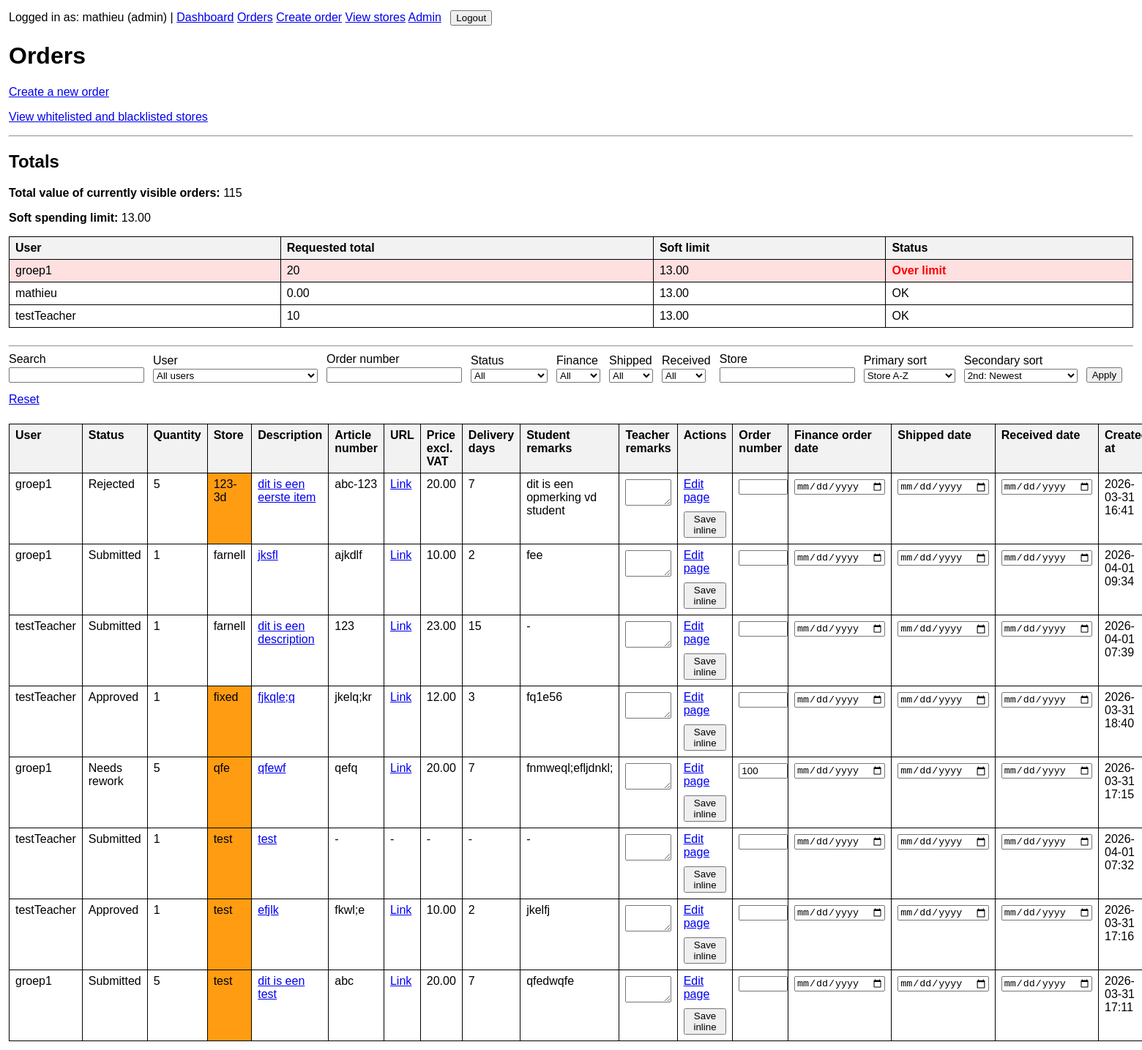
The page /orders/ (signed in) on the database as committed earlier.
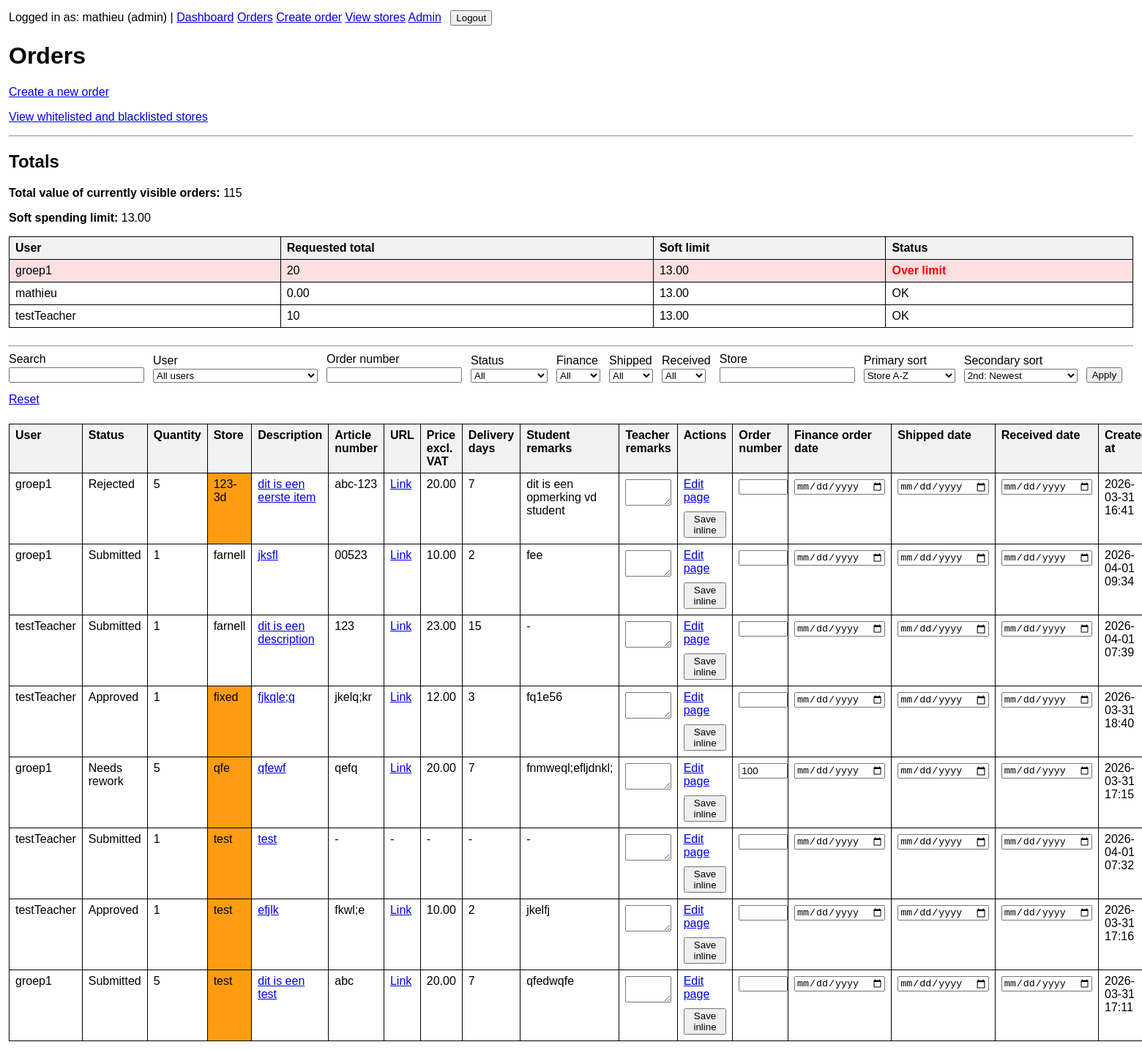
The same page on the database as committed later.
### orders/models.py (models this page shows, shortened)
class Order(models.Model):
    ORDER_TYPE_STUDENT = "student_order"
    ORDER_TYPE_TEACHER = "teacher_order"
    ORDER_TYPE_CHOICES = [
        (ORDER_TYPE_STUDENT, "Student order"),
        (ORDER_TYPE_TEACHER, "Teacher order"),
    ]
    STATUS_DRAFT = "draft"
    STATUS_SUBMITTED = "submitted"
    STATUS_APPROVED = "approved"
    STATUS_REJECTED = "rejected"
    STATUS_REWORK = "rework"
    STATUS_CHOICES = [
        (STATUS_DRAFT, "Draft"),
        (STATUS_SUBMITTED, "Submitted"),
        (STATUS_APPROVED, "Approved"),
        (STATUS_REJECTED, "Rejected"),
        (STATUS_REWORK, "Needs rework"),
    ]
    user = models.ForeignKey(
        settings.AUTH_USER_MODEL,
        on_delete=models.CASCADE,
        related_name="orders",
    )
    order_type = models.CharField(max_length=20, choices=ORDER_TYPE_CHOICES)
    store = models.CharField(max_length=255)
    article_number = models.CharField(max_length=100, blank=True)
    ordernumber = models.CharField(
        max_length=100,
        blank=True,
        db_index=True,
        help_text="ERP order number",
    )
    quantity = models.PositiveIntegerField(default=1)
    status = models.CharField(max_length=20, choices=STATUS_CHOICES, default=STATUS_DRAFT)
    decision_reason = models.TextField(blank=True)
    created_at = models.DateTimeField(auto_now_add=True)
    short_description = models.CharField(max_length=255)
    url = models.URLField(blank=True)
    total_price_excl_vat = models.DecimalField(max_digits=10, decimal_places=2, null=True, blank=True)
    delivery_time_days = models.PositiveIntegerField(null=True, blank=True)
    purchase_request_number = models.CharField(max_length=100, blank=True)
    finance_order_date = models.DateField(null=True, blank=True)
    shipped_date = models.DateField(null=True, blank=True)
    received_date = models.DateField(null=True, blank=True)
    student_remarks = models.TextField(blank=True)
    teacher_remarks = models.TextField(blank=True)
    decided_by = models.ForeignKey(
        settings.AUTH_USER_MODEL,
        on_delete=models.SET_NULL,
        null=True,
        blank=True,
        related_name="decided_orders",
    )
    decided_at = models.DateTimeField(null=True, blank=True)
    class Meta:
        ordering = ["-created_at"]

### accounts/models.py (models this page shows, shortened)
class User(AbstractUser):
    ROLE_ADMIN = "admin"
    ROLE_TEACHER = "teacher"
    ROLE_STUDENT = "student"
    ROLE_CHOICES = [
        (ROLE_ADMIN, "Admin"),
        (ROLE_TEACHER, "Teacher"),
        (ROLE_STUDENT, "Student"),
    ]
    email = models.EmailField(unique=True)
    name = models.CharField(max_length=255)
    role = models.CharField(max_length=20, choices=ROLE_CHOICES, default=ROLE_STUDENT)
    USERNAME_FIELD = "email"
    REQUIRED_FIELDS = ["username", "name"]

### orders/views.py (the view, shortened to what this page needs)
# urls.py: path("orders/", order_list, name="order_list"),
@login_required
def order_list(request):
    orders = get_visible_orders_for_user(request.user)
    search = request.GET.get("search", "").strip()
    status_filter = request.GET.get("status", "").strip()
    store_filter = request.GET.get("store", "").strip()
    ordernumber_filter = request.GET.get("ordernumber", "").strip()
    user_filter = request.GET.get("user_id", "").strip()
    finance_order_date_filter = request.GET.get("finance_order_date_filter", "").strip()
    shipped_date_filter = request.GET.get("shipped_date_filter", "").strip()
    received_date_filter = request.GET.get("received_date_filter", "").strip()
    primary_sort = request.GET.get("primary_sort", "store").strip()
    secondary_sort = request.GET.get("secondary_sort", "-created_at").strip()
    if status_filter:
        orders = orders.filter(status=status_filter)
    if store_filter:
        orders = orders.filter(store__icontains=store_filter)
    if ordernumber_filter:
        orders = orders.filter(ordernumber=ordernumber_filter)
    if user_filter:
        orders = orders.filter(user_id=user_filter)
    if finance_order_date_filter == "empty":
        orders = orders.filter(finance_order_date__isnull=True)
    elif finance_order_date_filter == "filled":
        orders = orders.filter(finance_order_date__isnull=False)
    if shipped_date_filter == "empty":
        orders = orders.filter(shipped_date__isnull=True)
    elif shipped_date_filter == "filled":
        orders = orders.filter(shipped_date__isnull=False)
    if received_date_filter == "empty":
        orders = orders.filter(received_date__isnull=True)
    elif received_date_filter == "filled":
        orders = orders.filter(received_date__isnull=False)
    allowed_sort_fields = {
        "created_at": "created_at",
        "-created_at": "-created_at",
        "status": "status",
        "-status": "-status",
        "store": "store",
        "-store": "-store",
        "ordernumber": "ordernumber",
        "-ordernumber": "-ordernumber",
        "quantity": "quantity",
        "-quantity": "-quantity",
        "total_price_excl_vat": "total_price_excl_vat",
        "-total_price_excl_vat": "-total_price_excl_vat",
        "finance_order_date": "finance_order_date",
        "-finance_order_date": "-finance_order_date",
        "shipped_date": "shipped_date",
        "-shipped_date": "-shipped_date",
        "received_date": "received_date",
        "-received_date": "-received_date",
        "user__name": "user__name",
        "-user__name": "-user__name",
    }
    primary_sort_value = allowed_sort_fields.get(primary_sort, "store")
    secondary_sort_value = allowed_sort_fields.get(secondary_sort, "-created_at")
    if primary_sort_value == secondary_sort_value:
        orders = orders.order_by(primary_sort_value)
    else:
        orders = orders.order_by(primary_sort_value, secondary_sort_value)
    settings_obj = AppSettings.get_solo()
    filterable_users = get_filterable_users_for_user(request.user)
    visible_total = orders.aggregate(total=Sum("total_price_excl_vat"))["total"] or Decimal("0.00")
    totals_by_user_id = {
        row["user_id"]: (row["total"] or Decimal("0.00"))
        for row in orders.values("user_id").annotate(total=Sum("total_price_excl_vat"))
    }
    spending_rows = []
    for visible_user in filterable_users:
        requested_total = totals_by_user_id.get(visible_user.id, Decimal("0.00"))
        is_over_limit = (
            settings_obj.soft_spending_limit is not None
            and requested_total > settings_obj.soft_spending_limit
        )
        spending_rows.append(
            {
                "user": visible_user,
                "requested_total": requested_total,
                "is_over_limit": is_over_limit,
            }
        )
    orders = list(orders)
    for order in orders:
        order.can_edit = user_can_edit_order(request.user, order)
        order.can_decide = user_can_decide_order(request.user, order)
        order.can_inline_admin_edit = request.user.role == User.ROLE_ADMIN
        order.store_rule_status = get_store_rule_status(order.store)
    context = {
        "orders": orders,
        "search": search,
        "status_filter": status_filter,
        "store_filter": store_filter,
        "ordernumber_filter": ordernumber_filter,
        "user_filter": user_filter,
        "finance_order_date_filter": finance_order_date_filter,
        "shipped_date_filter": shipped_date_filter,
        "received_date_filter": received_date_filter,
        "primary_sort": primary_sort,
        "secondary_sort": secondary_sort,
        "status_choices": Order.STATUS_CHOICES,
        "user_choices": filterable_users,
        "visible_total": visible_total,
        "soft_spending_limit": settings_obj.soft_spending_limit,
        "spending_rows": spending_rows,
    }
    return render(request, "orders/order_list.html", context)

### orders/models.py (called while the page is built)
    @classmethod
    def get_list_type_for_store(cls, store_name):
        normalized_name = (store_name or "").strip()
        if not normalized_name:
            return None
        rule = cls.objects.filter(store_name__iexact=normalized_name).first()
        if not rule:
            return None
        return rule.list_type

    @classmethod
    def get_solo(cls):
        obj, _ = cls.objects.get_or_create(pk=1)
        return obj

### orders/views.py (called while the page is built, shortened)
def get_filterable_users_for_user(user):
    if user.role == User.ROLE_ADMIN:
        return User.objects.all().order_by("name")

def get_visible_orders_for_user(user):
    base_qs = Order.objects.select_related("user", "decided_by")
    if user.role == User.ROLE_ADMIN:
        return base_qs.all()

def user_can_edit_order(user, order):
    if user.role == User.ROLE_ADMIN:
        return True
    if order.user_id != user.id:
        return False
    if order.status in [Order.STATUS_APPROVED, Order.STATUS_REJECTED]:
        return False
    return True

def user_can_decide_order(user, order):
    if user.role == User.ROLE_ADMIN:
        return True

def get_store_rule_status(store_name):
    return StoreRule.get_list_type_for_store(store_name) or "unlisted"

### templates/orders/order_list.html (shortened to what the changed rows need)
{% extends "base.html" %}
{% block content %}
<h1>Orders</h1>
<h2>Totals</h2>
<table border="1" cellpadding="6" cellspacing="0" style="margin-bottom: 1.5rem; width: 100%; border-collapse: collapse;">
    <thead>
        <tr>
            <th>User</th>
            <th>Requested total</th>
            <th>Soft limit</th>
            <th>Status</th>
        </tr>
    </thead>
</table>
<table border="1" cellpadding="6" cellspacing="0" style="width: 100%; border-collapse: collapse;">
    <thead>
        <tr>
            <th>User</th>
            <th>Status</th>
            <th>Quantity</th>
            <th>Store</th>
            <th>Description</th>
            <th>Article number</th>
            <th>URL</th>
            <th>Price excl. VAT</th>
            <th>Delivery days</th>
            <th>Student remarks</th>
            <th>Teacher remarks</th>
            <th>Actions</th>
            <th>Order number</th>
            <th>Finance order date</th>
            <th>Shipped date</th>
            <th>Received date</th>
            <th>Created at</th>
        </tr>
    </thead>
    <tbody>
        {% for order in orders %}
            <tr>
                <td>{{ order.user.name }}</td>
                <td>{{ order.get_status_display }}</td>
                <td>{{ order.quantity }}</td>
                <td class="{% if order.store_rule_status == 'unlisted' %}store-unlisted-warning{% endif %}">
                    {{ order.store }}
                </td>
                <td>
                    {% if request.user.role == 'admin' %}
                        <a href="{% url 'orders:order_edit' order.id %}">
                            {{ order.short_description }}
                        </a>
                    {% else %}
                        <a href="{% url 'orders:order_detail' order.id %}">
                            {{ order.short_description }}
                        </a>
                    {% endif %}
                </td>
                <td>{{ order.article_number|default:"-" }}</td>
                <td>
                    {% if order.url %}
                        <a href="{{ order.url }}" target="_blank" rel="noopener noreferrer">Link</a>
                    {% else %}
                        -
                    {% endif %}
                </td>
                <td>{{ order.total_price_excl_vat|default:"-" }}</td>
                <td>{{ order.delivery_time_days|default:"-" }}</td>
                <td>{{ order.student_remarks|default:"-" }}</td>
                {% if order.can_inline_admin_edit %}
                    <form method="post">
                        <td>
                            <textarea name="teacher_remarks" rows="2" style="width: 100%;">{{ order.teacher_remarks }}</textarea>
                        </td>
                        <td>
                            {% if order.can_decide %}
                                <div style="margin-bottom: 0.5rem;">
                                    <a href="{% url 'orders:order_edit' order.id %}">Edit page</a>
                                </div>
                            {% endif %}
                            <button type="submit">Save inline</button>
                        </td>
                        <td>
                            <input type="text" name="ordernumber" value="{{ order.ordernumber }}" style="width: 100%;">
                        </td>
                        <td>
                            <input type="date" name="finance_order_date" value="{% if order.finance_order_date %}{{ order.finance_order_date|date:'Y-m-d' }}{% endif %}">
                        </td>
                        <td>
                            <input type="date" name="shipped_date" value="{% if order.shipped_date %}{{ order.shipped_date|date:'Y-m-d' }}{% endif %}">
                        </td>
                        <td>
                            <input type="date" name="received_date" value="{% if order.received_date %}{{ order.received_date|date:'Y-m-d' }}{% endif %}">
                        </td>
                        <td>{{ order.created_at|date:"Y-m-d H:i" }}</td>
                    </form>
                {% endif %}
            </tr>
        {% empty %}
            <tr>
                <td colspan="17">No orders found.</td>
            </tr>
        {% endfor %}
    </tbody>
</table>
{% endblock %}

Rows that differ between the two databases and show on the page:
changed Order "jksfl": article_number "ajkdlf" → "00523"
